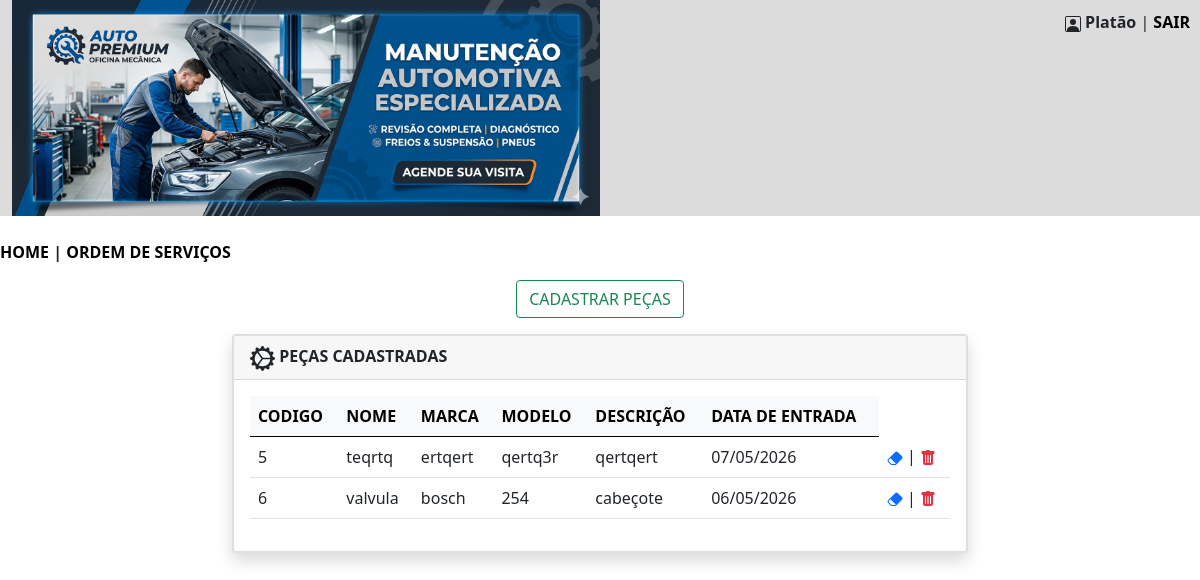
/mecanica/pecas.php (signed in), run on the app's committed database.
### tables this page shows
CREATE TABLE `pecas` (
  `codigo` int(11) NOT NULL,
  `nome` varchar(300) NOT NULL,
  `marca` varchar(150) NOT NULL,
  `modelo` varchar(255) NOT NULL,
  `descricao` varchar(255) NOT NULL,
  `data_entrada` date NOT NULL
);

### mecanica/pecas.php (the view, shortened to what this page needs)
<?php
$nome = $_SESSION['nome'];
?>
<!DOCTYPE html>
<html lang="pt-br">
<head>
    <link href="https://cdn.jsdelivr.net/npm/bootstrap@5.0.2/dist/css/bootstrap.min.css" rel="stylesheet">
</head>
<body>
<div class="container-fluid" style="background-color:#DCDCDC; text-align:left; position:relative;">
<img src="imagens/banner.png" width="50%" heigth="50%">
    <div class="header" style="position:absolute; top:10px; right:10px;">
        <b><?= htmlspecialchars($nome) ?></b> |
        <a href="sair.php" style="color:black; text-decoration:none; font-weight:bold;">SAIR</a>
    </div>
</div>
<br/>
        <nav>
            <?php
                include 'menu.php';
            ?>
        </nav>
<div class="text-center my-3">
    <button type="button" class="btn btn-outline-success" data-bs-toggle="modal" data-bs-target="#exampleModal">
        CADASTRAR PEÇAS
    </button>
</div>
<div class="container">
    <div class="row justify-content-center">
        <div class="col-md-8 mb-4">
            <div class="card shadow border-2">
                <div class="card-header">
                    <b>PEÇAS CADASTRADAS</b>
                </div>
                <div class="card-body">
                    <?php
                    include 'conecta.php';
                    $sql = "SELECT codigo,nome,marca,modelo,descricao,DATE_FORMAT(data_entrada,'%d/%m/%Y') AS data_entrada FROM pecas ORDER BY nome;";
                    $consulta = $pdo->query($sql);
                    $listapecas = $consulta->fetchAll(PDO::FETCH_ASSOC);
                    if (count($listapecas) > 0) {
                        echo "<table class='table table-hover align-middle'>";
                        echo "<thead class='table-light'>
                                <tr>
                                    <th>CODIGO</th>
                                    <th>NOME</th>
                                    <th>MARCA</th>
                                    <th>MODELO</th>
                                    <th>DESCRIÇÃO</th>
                                    <th>DATA DE ENTRADA</th>
                                </tr>
                              </thead>";
                        echo "<tbody>";
                        foreach ($listapecas as $item) {
                            $codigo = $item['codigo'];
                            echo "<tr>";
                            echo "<td>" . htmlspecialchars($item['codigo']) . "</td>";
                            echo "<td>" . htmlspecialchars($item['nome']) . "</td>";
                            echo "<td>" . htmlspecialchars($item['marca']) . "</td>";
                            echo "<td>" . htmlspecialchars($item['modelo']) . "</td>";
                            echo "<td>" . htmlspecialchars($item['descricao']) . "</td>";
                            echo "<td>" . htmlspecialchars($item['data_entrada']) . "</td>";
                            echo "<td><a href='#' data-bs-toggle='modal' data-bs-target='#modalEditar' data-id='$codigo'><svg xmlns='http://www.w3.org/2000/svg' width='16' height='16' fill='currentColor' class='bi bi-eraser-fill' viewBox='0 0 16 16'>
                            <path d='M8.086 2.207a2 2 0 0 1 2.828 0l3.879 3.879a2 2 0 0 1 0 2.828l-5.5 5.5A2 2 0 0 1 7.879 15H5.12a2 2 0 0 1-1.414-.586l-2.5-2.5a2 2 0 0 1 0-2.828zm.66 11.34L3.453 8.254 1.914 9.793a1 1 0 0 0 0 1.414l2.5 2.5a1 1 0 0 0 .707.293H7.88a1 1 0 0 0 .707-.293z'/>
                          </svg></a> | <a href ='excluir_pecas.php?codigo=$codigo'><svg xmlns='http://www.w3.org/2000/svg' width='16' height='16' fill='currentColor' class='bi bi-trash-fill text-danger' viewBox='0 0 16 16'>
                            <path d='M2.5 1a1 1 0 0 0-1 1v1a1 1 0 0 0 1 1H3v9a2 2 0 0 0 2 2h6a2 2 0 0 0 2-2V4h.5a1 1 0 0 0 1-1V2a1 1 0 0 0-1-1H10a1 1 0 0 0-1-1H7a1 1 0 0 0-1 1zm3 4a.5.5 0 0 1 .5.5v7a.5.5 0 0 1-1 0v-7a.5.5 0 0 1 .5-.5M8 5a.5.5 0 0 1 .5.5v7a.5.5 0 0 1-1 0v-7A.5.5 0 0 1 8 5m3 .5v7a.5.5 0 0 1-1 0v-7a.5.5 0 0 1 1 0'/>
                          </svg></a></td>";
                            echo "</tr>";
                        }
                        echo "</tbody>";
                        echo "</table>";
                    } else {
                        echo "<p class='text-danger'><b>NÃO EXISTEM PEÇAS CADASTRADAS NO MOMENTO!</b></p>";
                    }
                    ?>
                </div>
            </div>
        </div>
    </div>
</div>
</body>
</html>

### mecanica/pecas.php (style rules this page uses)
.header { float: right; }

### data on the page
pecas: codigo "5", nome "teqrtq", marca "ertqert", modelo "qertq3r", descricao "qertqert", data_entrada "07/05/2026"
pecas: codigo "6", nome "valvula", marca "bosch", modelo "254", descricao "cabeçote", data_entrada "06/05/2026"

### other printed values
$nome "Platão"
